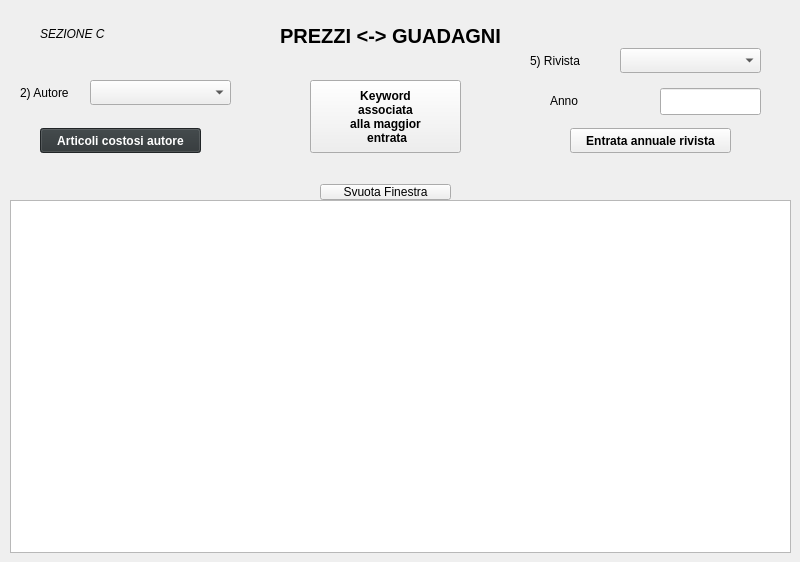
    <widget class="QWidget" name="PaginaPrezzi">
     <widget class="QLabel" name="TITLE_8">
      <property name="geometry">
       <rect>
        <x>280</x>
        <y>24</y>
        <width>221</width>
        <height>25</height>
       </rect>
      </property>
      <property name="font">
       <font>
        <pointsize>15</pointsize>
        <weight>75</weight>
        <bold>true</bold>
       </font>
      </property>
      <property name="text">
       <string>PREZZI &lt;-&gt; GUADAGNI</string>
      </property>
     </widget>
     <widget class="QPushButton" name="SvuotaFinestra_2">
      <property name="geometry">
       <rect>
        <x>320</x>
        <y>184</y>
        <width>131</width>
        <height>16</height>
       </rect>
      </property>
      <property name="text">
       <string>Svuota Finestra</string>
      </property>
     </widget>
     <widget class="QPlainTextEdit" name="VisualizzaArticoliPrezzi">
      <property name="geometry">
       <rect>
        <x>10</x>
        <y>200</y>
        <width>781</width>
        <height>353</height>
       </rect>
      </property>
     </widget>
     <widget class="QLabel" name="SEZIONEC">
      <property name="geometry">
       <rect>
        <x>40</x>
        <y>24</y>
        <width>81</width>
        <height>19</height>
       </rect>
      </property>
      <property name="font">
       <font>
        <pointsize>9</pointsize>
        <italic>true</italic>
       </font>
      </property>
      <property name="text">
       <string>SEZIONE C</string>
      </property>
     </widget>
     <widget class="QComboBox" name="AutoreBox_2">
      <property name="geometry">
       <rect>
        <x>90</x>
        <y>80</y>
        <width>141</width>
        <height>25</height>
       </rect>
      </property>
     </widget>
     <widget class="QLabel" name="Rivista">
      <property name="geometry">
       <rect>
        <x>530</x>
        <y>48</y>
        <width>71</width>
        <height>25</height>
       </rect>
      </property>
      <property name="text">
       <string>5) Rivista</string>
      </property>
     </widget>
     <widget class="QPushButton" name="ArticoliCostosiAutore">
      <property name="geometry">
       <rect>
        <x>40</x>
        <y>128</y>
        <width>161</width>
        <height>25</height>
       </rect>
      </property>
      <property name="font">
       <font>
        <weight>75</weight>
        <bold>true</bold>
       </font>
      </property>
      <property name="styleSheet">
       <string notr="true">background-color: rgb(46, 52, 54);
color: rgb(255, 255, 255);</string>
      </property>
      <property name="text">
       <string>Articoli costosi autore</string>
      </property>
     </widget>
     <widget class="QPushButton" name="KeywordMaggiorGuafdagno">
      <property name="geometry">
       <rect>
        <x>310</x>
        <y>80</y>
        <width>151</width>
        <height>73</height>
       </rect>
      </property>
      <property name="font">
       <font>
        <weight>75</weight>
        <bold>true</bold>
       </font>
      </property>
      <property name="styleSheet">
       <string notr="true"/>
      </property>
      <property name="text">
       <string>Keyword
associata
alla maggior
 entrata</string>
      </property>
     </widget>
     <widget class="QPushButton" name="EntrateRivista">
      <property name="geometry">
       <rect>
        <x>570</x>
        <y>128</y>
        <width>161</width>
        <height>25</height>
       </rect>
      </property>
      <property name="font">
       <font>
        <weight>75</weight>
        <bold>true</bold>
       </font>
      </property>
      <property name="styleSheet">
       <string notr="true"/>
      </property>
      <property name="text">
       <string>Entrata annuale rivista</string>
      </property>
     </widget>
     <widget class="QComboBox" name="RivistaBox">
      <property name="geometry">
       <rect>
        <x>620</x>
        <y>48</y>
        <width>141</width>
        <height>25</height>
       </rect>
      </property>
     </widget>
     <widget class="QLabel" name="Autore">
      <property name="geometry">
       <rect>
        <x>20</x>
        <y>80</y>
        <width>61</width>
        <height>25</height>
       </rect>
      </property>
      <property name="text">
       <string>2) Autore</string>
      </property>
     </widget>
     <widget class="QLabel" name="Anno">
      <property name="geometry">
       <rect>
        <x>550</x>
        <y>88</y>
        <width>51</width>
        <height>25</height>
       </rect>
      </property>
      <property name="text">
       <string>Anno</string>
      </property>
     </widget>
     <widget class="QLineEdit" name="AnnoInput">
      <property name="geometry">
       <rect>
        <x>660</x>
        <y>88</y>
        <width>101</width>
        <height>27</height>
       </rect>
      </property>
     </widget>
    </widget>
